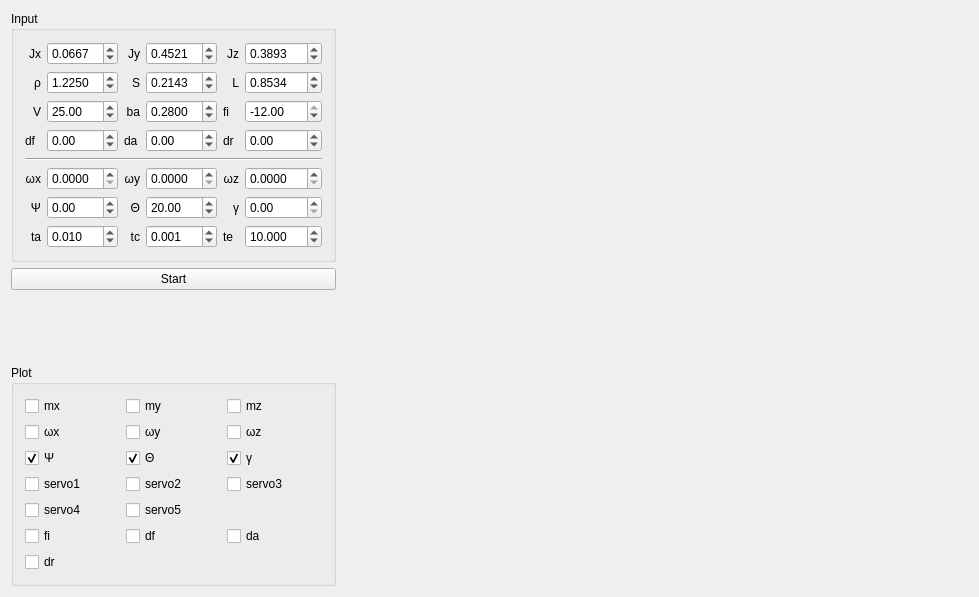
<?xml version="1.0" encoding="UTF-8"?>
<ui version="4.0">
 <class>MainWindow</class>
 <widget class="QMainWindow" name="MainWindow">
  <property name="geometry">
   <rect>
    <x>0</x>
    <y>0</y>
    <width>979</width>
    <height>597</height>
   </rect>
  </property>
  <property name="windowTitle">
   <string>MainWindow</string>
  </property>
  <widget class="QWidget" name="centralWidget">
   <layout class="QGridLayout" name="gridLayout_2" columnstretch="0,0,1">
    <item row="1" column="0">
     <widget class="QPushButton" name="startPushButton">
      <property name="text">
       <string>Start</string>
      </property>
     </widget>
    </item>
    <item row="2" column="0">
     <spacer name="verticalSpacer">
      <property name="orientation">
       <enum>Qt::Vertical</enum>
      </property>
      <property name="sizeHint" stdset="0">
       <size>
        <width>20</width>
        <height>384</height>
       </size>
      </property>
     </spacer>
    </item>
    <item row="0" column="0">
     <widget class="QGroupBox" name="inputGroupBox">
      <property name="title">
       <string>Input</string>
      </property>
      <layout class="QGridLayout" name="gridLayout">
       <item row="5" column="5">
        <widget class="QDoubleSpinBox" name="wzDoubleSpinBox">
         <property name="decimals">
          <number>4</number>
         </property>
        </widget>
       </item>
       <item row="6" column="4">
        <widget class="QLabel" name="label_18">
         <property name="text">
          <string>γ</string>
         </property>
         <property name="alignment">
          <set>Qt::AlignRight|Qt::AlignTrailing|Qt::AlignVCenter</set>
         </property>
        </widget>
       </item>
       <item row="6" column="2">
        <widget class="QLabel" name="label_17">
         <property name="text">
          <string>Θ</string>
         </property>
         <property name="alignment">
          <set>Qt::AlignRight|Qt::AlignTrailing|Qt::AlignVCenter</set>
         </property>
        </widget>
       </item>
       <item row="7" column="1">
        <widget class="QDoubleSpinBox" name="tAlDoubleSpinBox">
         <property name="decimals">
          <number>3</number>
         </property>
         <property name="singleStep">
          <double>0.001000000000000</double>
         </property>
         <property name="value">
          <double>0.010000000000000</double>
         </property>
        </widget>
       </item>
       <item row="5" column="0">
        <widget class="QLabel" name="label_13">
         <property name="text">
          <string>ωx</string>
         </property>
         <property name="alignment">
          <set>Qt::AlignRight|Qt::AlignTrailing|Qt::AlignVCenter</set>
         </property>
        </widget>
       </item>
       <item row="5" column="1">
        <widget class="QDoubleSpinBox" name="wxDoubleSpinBox">
         <property name="decimals">
          <number>4</number>
         </property>
        </widget>
       </item>
       <item row="6" column="1">
        <widget class="QDoubleSpinBox" name="psiDoubleSpinBox">
         <property name="decimals">
          <number>2</number>
         </property>
         <property name="minimum">
          <double>-99.000000000000000</double>
         </property>
        </widget>
       </item>
       <item row="2" column="0">
        <widget class="QLabel" name="label_9">
         <property name="text">
          <string>V</string>
         </property>
         <property name="alignment">
          <set>Qt::AlignRight|Qt::AlignTrailing|Qt::AlignVCenter</set>
         </property>
        </widget>
       </item>
       <item row="2" column="1">
        <widget class="QDoubleSpinBox" name="VDoubleSpinBox">
         <property name="value">
          <double>25.000000000000000</double>
         </property>
        </widget>
       </item>
       <item row="2" column="2">
        <widget class="QLabel" name="label_19">
         <property name="text">
          <string>ba</string>
         </property>
         <property name="alignment">
          <set>Qt::AlignRight|Qt::AlignTrailing|Qt::AlignVCenter</set>
         </property>
        </widget>
       </item>
       <item row="2" column="3">
        <widget class="QDoubleSpinBox" name="baDoubleSpinBox">
         <property name="decimals">
          <number>4</number>
         </property>
         <property name="singleStep">
          <double>0.010000000000000</double>
         </property>
         <property name="value">
          <double>0.280000000000000</double>
         </property>
        </widget>
       </item>
       <item row="3" column="0">
        <widget class="QLabel" name="label_20">
         <property name="text">
          <string>df</string>
         </property>
        </widget>
       </item>
       <item row="3" column="2">
        <widget class="QLabel" name="label_21">
         <property name="text">
          <string>da</string>
         </property>
        </widget>
       </item>
       <item row="3" column="4">
        <widget class="QLabel" name="label_22">
         <property name="text">
          <string>dr</string>
         </property>
        </widget>
       </item>
       <item row="2" column="4">
        <widget class="QLabel" name="label_23">
         <property name="text">
          <string>fi</string>
         </property>
        </widget>
       </item>
       <item row="3" column="1">
        <widget class="QDoubleSpinBox" name="dfDoubleSpinBox">
         <property name="minimum">
          <double>-99.000000000000000</double>
         </property>
        </widget>
       </item>
       <item row="3" column="3">
        <widget class="QDoubleSpinBox" name="daDoubleSpinBox">
         <property name="minimum">
          <double>-20.000000000000000</double>
         </property>
         <property name="maximum">
          <double>20.000000000000000</double>
         </property>
        </widget>
       </item>
       <item row="2" column="5">
        <widget class="QDoubleSpinBox" name="fiDoubleSpinBox">
         <property name="minimum">
          <double>-35.000000000000000</double>
         </property>
         <property name="maximum">
          <double>-12.000000000000000</double>
         </property>
        </widget>
       </item>
       <item row="3" column="5">
        <widget class="QDoubleSpinBox" name="drDoubleSpinBox">
         <property name="minimum">
          <double>-25.000000000000000</double>
         </property>
         <property name="maximum">
          <double>25.000000000000000</double>
         </property>
        </widget>
       </item>
       <item row="1" column="5">
        <widget class="QDoubleSpinBox" name="LDoubleSpinBox">
         <property name="decimals">
          <number>4</number>
         </property>
         <property name="singleStep">
          <double>0.100000000000000</double>
         </property>
         <property name="value">
          <double>0.853400000000000</double>
         </property>
        </widget>
       </item>
       <item row="7" column="3">
        <widget class="QDoubleSpinBox" name="tAtDoubleSpinBox">
         <property name="decimals">
          <number>3</number>
         </property>
         <property name="singleStep">
          <double>0.002000000000000</double>
         </property>
         <property name="value">
          <double>0.001000000000000</double>
         </property>
        </widget>
       </item>
       <item row="6" column="3">
        <widget class="QDoubleSpinBox" name="thetaDoubleSpinBox">
         <property name="decimals">
          <number>2</number>
         </property>
         <property name="value">
          <double>20.000000000000000</double>
         </property>
        </widget>
       </item>
       <item row="0" column="4">
        <widget class="QLabel" name="label_3">
         <property name="text">
          <string>Jz</string>
         </property>
         <property name="alignment">
          <set>Qt::AlignRight|Qt::AlignTrailing|Qt::AlignVCenter</set>
         </property>
        </widget>
       </item>
       <item row="1" column="3">
        <widget class="QDoubleSpinBox" name="SDoubleSpinBox">
         <property name="decimals">
          <number>4</number>
         </property>
         <property name="singleStep">
          <double>0.100000000000000</double>
         </property>
         <property name="value">
          <double>0.214300000000000</double>
         </property>
        </widget>
       </item>
       <item row="1" column="0">
        <widget class="QLabel" name="label_6">
         <property name="text">
          <string>ρ</string>
         </property>
         <property name="alignment">
          <set>Qt::AlignRight|Qt::AlignTrailing|Qt::AlignVCenter</set>
         </property>
        </widget>
       </item>
       <item row="5" column="2">
        <widget class="QLabel" name="label_14">
         <property name="text">
          <string>ωy</string>
         </property>
         <property name="alignment">
          <set>Qt::AlignRight|Qt::AlignTrailing|Qt::AlignVCenter</set>
         </property>
        </widget>
       </item>
       <item row="6" column="0">
        <widget class="QLabel" name="label_16">
         <property name="text">
          <string>Ψ</string>
         </property>
         <property name="alignment">
          <set>Qt::AlignRight|Qt::AlignTrailing|Qt::AlignVCenter</set>
         </property>
        </widget>
       </item>
       <item row="5" column="4">
        <widget class="QLabel" name="label_15">
         <property name="text">
          <string>ωz</string>
         </property>
         <property name="alignment">
          <set>Qt::AlignRight|Qt::AlignTrailing|Qt::AlignVCenter</set>
         </property>
        </widget>
       </item>
       <item row="6" column="5">
        <widget class="QDoubleSpinBox" name="gammaDoubleSpinBox"/>
       </item>
       <item row="0" column="5">
        <widget class="QDoubleSpinBox" name="JzDoubleSpinBox">
         <property name="decimals">
          <number>4</number>
         </property>
         <property name="singleStep">
          <double>0.010000000000000</double>
         </property>
         <property name="value">
          <double>0.389300000000000</double>
         </property>
        </widget>
       </item>
       <item row="0" column="1">
        <widget class="QDoubleSpinBox" name="JxDoubleSpinBox">
         <property name="decimals">
          <number>4</number>
         </property>
         <property name="singleStep">
          <double>0.010000000000000</double>
         </property>
         <property name="value">
          <double>0.066700000000000</double>
         </property>
        </widget>
       </item>
       <item row="5" column="3">
        <widget class="QDoubleSpinBox" name="wyDoubleSpinBox">
         <property name="decimals">
          <number>4</number>
         </property>
        </widget>
       </item>
       <item row="0" column="2">
        <widget class="QLabel" name="label_2">
         <property name="text">
          <string>Jy</string>
         </property>
         <property name="alignment">
          <set>Qt::AlignRight|Qt::AlignTrailing|Qt::AlignVCenter</set>
         </property>
        </widget>
       </item>
       <item row="0" column="0">
        <widget class="QLabel" name="label">
         <property name="text">
          <string>Jx</string>
         </property>
         <property name="alignment">
          <set>Qt::AlignRight|Qt::AlignTrailing|Qt::AlignVCenter</set>
         </property>
        </widget>
       </item>
       <item row="0" column="3">
        <widget class="QDoubleSpinBox" name="JyDoubleSpinBox">
         <property name="decimals">
          <number>4</number>
         </property>
         <property name="singleStep">
          <double>0.010000000000000</double>
         </property>
         <property name="value">
          <double>0.452100000000000</double>
         </property>
        </widget>
       </item>
       <item row="7" column="2">
        <widget class="QLabel" name="label_5">
         <property name="text">
          <string>tc</string>
         </property>
         <property name="alignment">
          <set>Qt::AlignRight|Qt::AlignTrailing|Qt::AlignVCenter</set>
         </property>
        </widget>
       </item>
       <item row="1" column="4">
        <widget class="QLabel" name="label_8">
         <property name="text">
          <string>L</string>
         </property>
         <property name="alignment">
          <set>Qt::AlignRight|Qt::AlignTrailing|Qt::AlignVCenter</set>
         </property>
        </widget>
       </item>
       <item row="1" column="2">
        <widget class="QLabel" name="label_7">
         <property name="text">
          <string>S</string>
         </property>
         <property name="alignment">
          <set>Qt::AlignRight|Qt::AlignTrailing|Qt::AlignVCenter</set>
         </property>
        </widget>
       </item>
       <item row="7" column="0">
        <widget class="QLabel" name="label_4">
         <property name="text">
          <string>ta</string>
         </property>
         <property name="alignment">
          <set>Qt::AlignRight|Qt::AlignTrailing|Qt::AlignVCenter</set>
         </property>
        </widget>
       </item>
       <item row="1" column="1">
        <widget class="QDoubleSpinBox" name="rhoDoubleSpinBox">
         <property name="decimals">
          <number>4</number>
         </property>
         <property name="singleStep">
          <double>0.010000000000000</double>
         </property>
         <property name="value">
          <double>1.225000000000000</double>
         </property>
        </widget>
       </item>
       <item row="4" column="0" colspan="6">
        <widget class="Line" name="line">
         <property name="orientation">
          <enum>Qt::Horizontal</enum>
         </property>
        </widget>
       </item>
       <item row="7" column="4">
        <widget class="QLabel" name="label_10">
         <property name="text">
          <string>te</string>
         </property>
        </widget>
       </item>
       <item row="7" column="5">
        <widget class="QDoubleSpinBox" name="endTimeSpinBox">
         <property name="decimals">
          <number>3</number>
         </property>
         <property name="maximum">
          <double>1000.000000000000000</double>
         </property>
         <property name="singleStep">
          <double>1.000000000000000</double>
         </property>
         <property name="value">
          <double>10.000000000000000</double>
         </property>
        </widget>
       </item>
      </layout>
     </widget>
    </item>
    <item row="3" column="0">
     <widget class="QGroupBox" name="groupBox">
      <property name="title">
       <string>Plot</string>
      </property>
      <layout class="QGridLayout" name="gridLayout_3">
       <item row="5" column="0">
        <widget class="QCheckBox" name="plotFiCheckBox">
         <property name="text">
          <string>fi</string>
         </property>
        </widget>
       </item>
       <item row="4" column="1">
        <widget class="QCheckBox" name="plotServo5CheckBox">
         <property name="text">
          <string>servo5</string>
         </property>
        </widget>
       </item>
       <item row="3" column="0">
        <widget class="QCheckBox" name="plotServo1CheckBox">
         <property name="text">
          <string>servo1</string>
         </property>
        </widget>
       </item>
       <item row="3" column="1">
        <widget class="QCheckBox" name="plotServo2CheckBox">
         <property name="text">
          <string>servo2</string>
         </property>
        </widget>
       </item>
       <item row="3" column="2">
        <widget class="QCheckBox" name="plotServo3CheckBox">
         <property name="text">
          <string>servo3</string>
         </property>
        </widget>
       </item>
       <item row="1" column="0">
        <widget class="QCheckBox" name="plotWxCheckBox">
         <property name="text">
          <string>ωx</string>
         </property>
         <property name="checked">
          <bool>false</bool>
         </property>
        </widget>
       </item>
       <item row="1" column="1">
        <widget class="QCheckBox" name="plotWyCheckBox">
         <property name="text">
          <string>ωy</string>
         </property>
         <property name="checked">
          <bool>false</bool>
         </property>
        </widget>
       </item>
       <item row="0" column="2">
        <widget class="QCheckBox" name="plotMzCheckBox">
         <property name="text">
          <string>mz</string>
         </property>
         <property name="checked">
          <bool>false</bool>
         </property>
        </widget>
       </item>
       <item row="0" column="0">
        <widget class="QCheckBox" name="plotMxCheckBox">
         <property name="text">
          <string>mx</string>
         </property>
         <property name="checked">
          <bool>false</bool>
         </property>
        </widget>
       </item>
       <item row="0" column="1">
        <widget class="QCheckBox" name="plotMyCheckBox">
         <property name="text">
          <string>my</string>
         </property>
         <property name="checked">
          <bool>false</bool>
         </property>
        </widget>
       </item>
       <item row="2" column="2">
        <widget class="QCheckBox" name="plotGammaCheckBox">
         <property name="text">
          <string>γ</string>
         </property>
         <property name="checked">
          <bool>true</bool>
         </property>
        </widget>
       </item>
       <item row="1" column="2">
        <widget class="QCheckBox" name="plotWzCheckBox">
         <property name="text">
          <string>ωz</string>
         </property>
         <property name="checked">
          <bool>false</bool>
         </property>
        </widget>
       </item>
       <item row="2" column="1">
        <widget class="QCheckBox" name="plotThetaCheckBox">
         <property name="text">
          <string>Θ</string>
         </property>
         <property name="checked">
          <bool>true</bool>
         </property>
        </widget>
       </item>
       <item row="2" column="0">
        <widget class="QCheckBox" name="plotPsiCheckBox">
         <property name="text">
          <string>Ψ</string>
         </property>
         <property name="checked">
          <bool>true</bool>
         </property>
        </widget>
       </item>
       <item row="4" column="0">
        <widget class="QCheckBox" name="plotServo4CheckBox">
         <property name="text">
          <string>servo4</string>
         </property>
        </widget>
       </item>
       <item row="5" column="1">
        <widget class="QCheckBox" name="plotDfCheckBox">
         <property name="text">
          <string>df</string>
         </property>
        </widget>
       </item>
       <item row="5" column="2">
        <widget class="QCheckBox" name="plotDaCheckBox">
         <property name="text">
          <string>da</string>
         </property>
        </widget>
       </item>
       <item row="6" column="0">
        <widget class="QCheckBox" name="plotDrCheckBox">
         <property name="text">
          <string>dr</string>
         </property>
        </widget>
       </item>
      </layout>
     </widget>
    </item>
    <item row="0" column="2" rowspan="4">
     <widget class="QCustomPlot" name="plotWidget" native="true"/>
    </item>
   </layout>
  </widget>
 </widget>
 <layoutdefault spacing="6" margin="11"/>
 <customwidgets>
  <customwidget>
   <class>QCustomPlot</class>
   <extends>QWidget</extends>
   <header>qcustomplot.h</header>
   <container>1</container>
  </customwidget>
 </customwidgets>
 <resources/>
 <connections/>
</ui>
